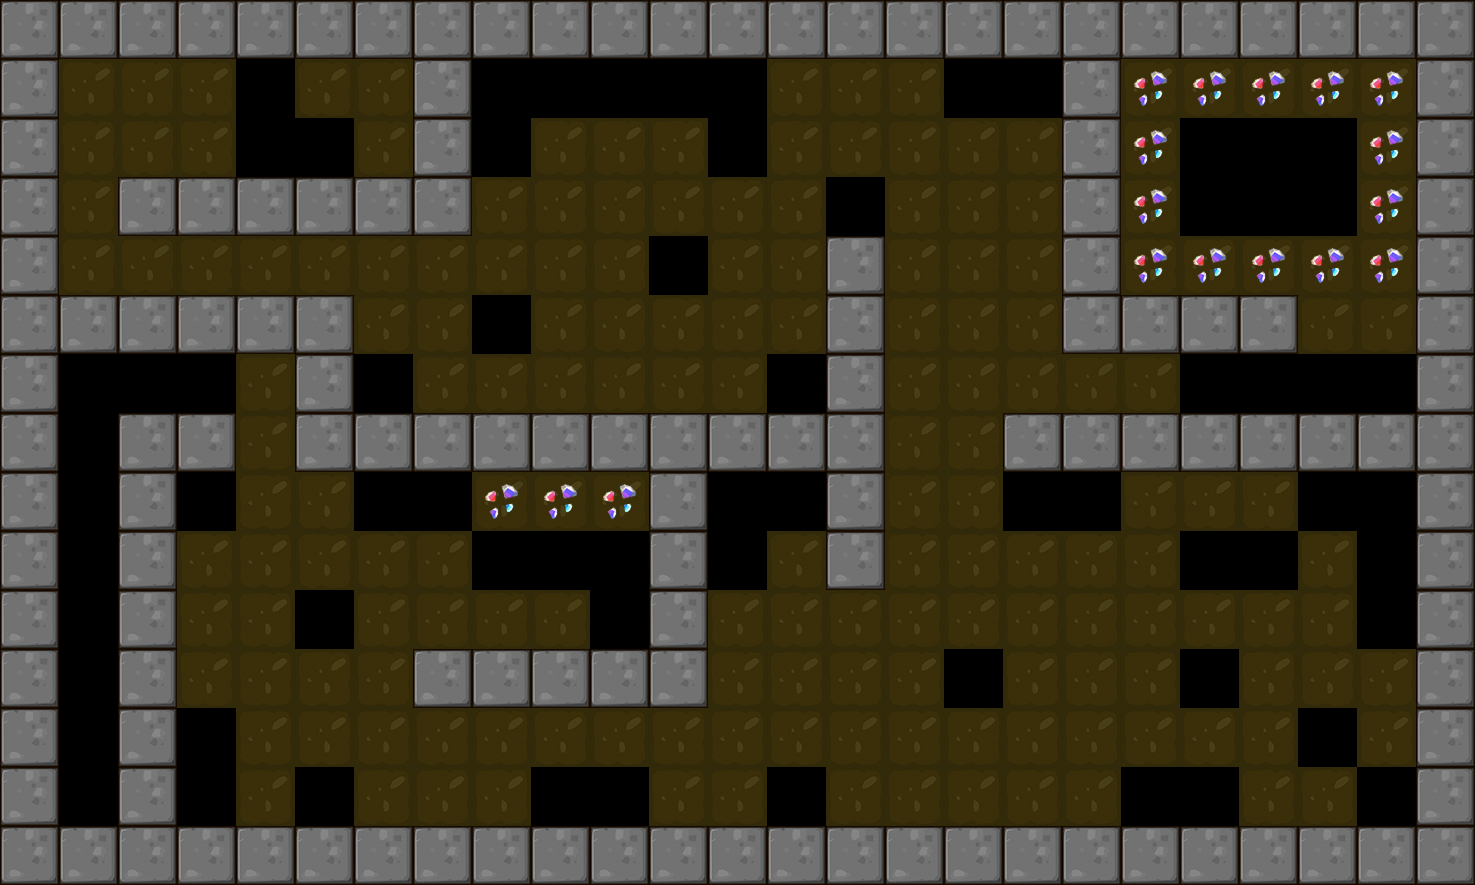

The image is a tile-based game level rendered from a .tmx file. Its description and source (layers, tilesets, objects; grid data summarised) follow:
An orthogonal 25x15 tile map with 59x59 px tiles, 1 tile layer (BackGround) and 2 objects (Player, Shipper).

<map version="1.0" orientation="orthogonal" renderorder="right-down" width="25" height="15" tilewidth="59" tileheight="59">
 <tileset firstgid="1" name="itemmap" tilewidth="59" tileheight="59">
  <image source="tileset2.png" trans="ff00ff" width="354" height="354" />
 </tileset>
 <layer name="BackGround" width="25" height="15">
  <data>[375 cells, 366 non-empty, 5 distinct tile ids]</data>
 </layer>
 <objectgroup name="RobotCharacter">
  <object name="Player" x="302.75" y="127" width="40" height="40" />
 </objectgroup>
 <objectgroup name="EnemyCharacter">
  <object name="Shipper" type="Shipper" x="73.75" y="531" width="40" height="40" />
 </objectgroup>
</map>
